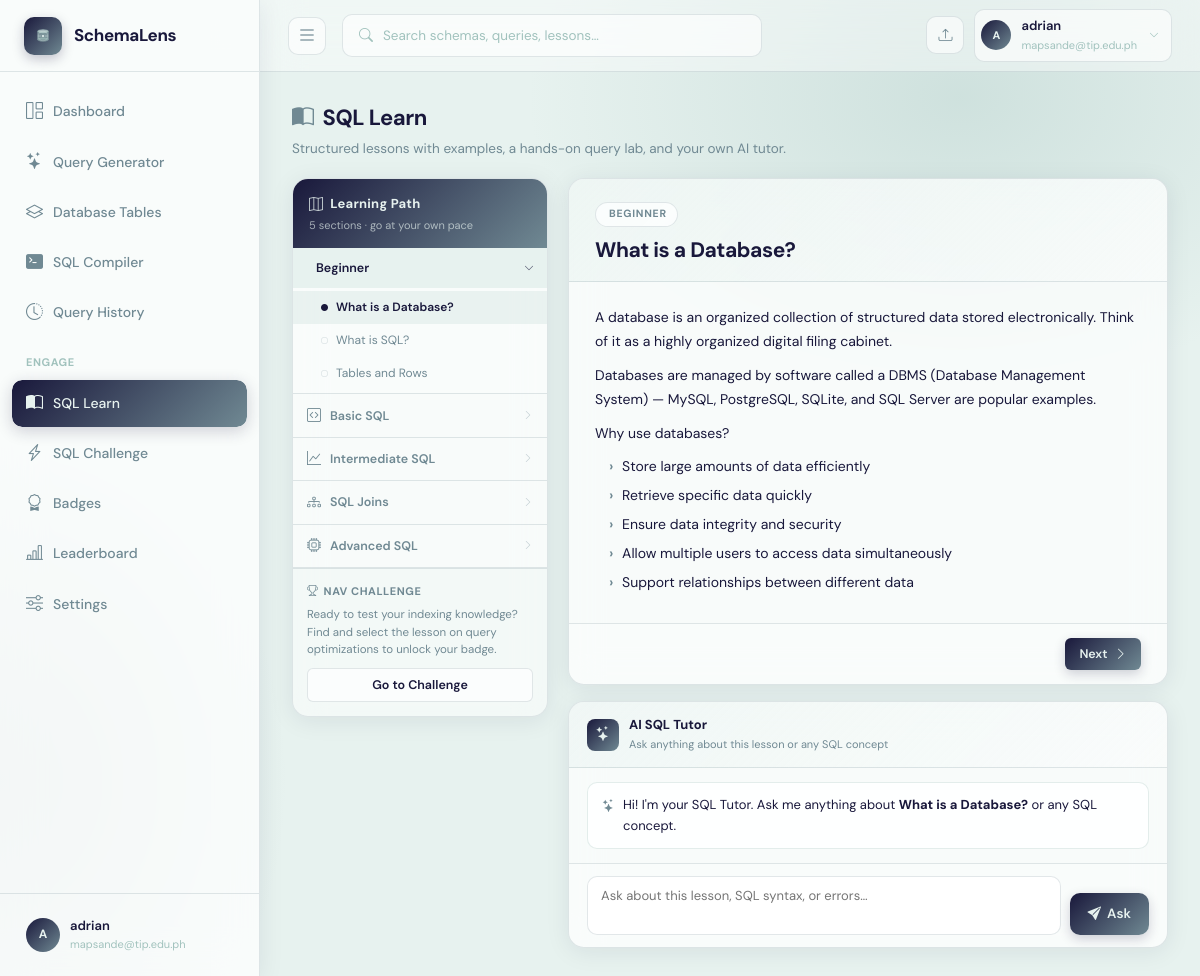
The page /learn (signed in) on the database its author committed.
### app.py (models this page shows)
class User(UserMixin, db.Model):
    __tablename__ = "users"
    id            = db.Column(db.Integer, primary_key=True)
    supabase_uid  = db.Column(db.String(256), unique=True, nullable=True)  # Supabase Auth UID
    name          = db.Column(db.String(120), nullable=False)
    email         = db.Column(db.String(200), unique=True, nullable=False)
    password      = db.Column(db.String(256), nullable=True)  # nullable — Supabase owns credentials
    company       = db.Column(db.String(120), default="")
    role          = db.Column(db.String(80), default="")
    last_active   = db.Column(db.DateTime, nullable=True)
    streak_days   = db.Column(db.Integer, default=0)
    created_at    = db.Column(db.DateTime, default=datetime.datetime.utcnow)
    agreement_accepted    = db.Column(db.Boolean, default=False)
    agreement_accepted_at = db.Column(db.DateTime, nullable=True)
    schemas      = db.relationship("SchemaUpload", backref="owner", lazy=True,
                                   cascade="all, delete-orphan")
    queries      = db.relationship("QueryHistory", backref="owner", lazy=True,
                                   cascade="all, delete-orphan")
    badges       = db.relationship("UserBadge", backref="user", lazy=True,
                                   cascade="all, delete-orphan")
    challenges   = db.relationship("ChallengeAttempt", backref="user", lazy=True,
                                   cascade="all, delete-orphan")

### app.py (the view)
@app.route("/learn")
@login_required
def learn():
    section = request.args.get("section","beginner")
    lesson_id = request.args.get("lesson")
    current_section = SQL_LEARN_LESSONS.get(section, SQL_LEARN_LESSONS["beginner"])
    current_lesson = None
    if lesson_id:
        for l in current_section["lessons"]:
            if l["id"] == lesson_id:
                current_lesson = l
                break
    if not current_lesson and current_section["lessons"]:
        current_lesson = current_section["lessons"][0]
    return render_template("learn.html", sections=SQL_LEARN_LESSONS, current_section_key=section, current_section=current_section, current_lesson=current_lesson)

### app.py (called while the page is built)
@login_manager.user_loader
def load_user(user_id):
    return db.session.get(User, int(user_id))

@app.context_processor
def inject_ai_status():
    return {"ai_vision_available": bool(GEMINI_API_KEY.strip())}

### templates/learn.html (shortened to what this page needs)
{% extends "base.html" %}
{% block content %}
<div class="learn-pg-head fade-in">
  <h1>
    <i class="bi bi-book-half" style="color:var(--primary-mid)"></i>
    SQL Learn
  </h1>
  <p>Structured lessons with examples, a hands-on query lab, and your own AI tutor.</p>
</div>
<div class="learn-layout">
  <div class="learn-sidebar fade-in fade-in-1">
    <div class="learn-sidebar-header">
      <h3><i class="bi bi-map"></i> Learning Path</h3>
      <p>{{ sections|length }} sections · go at your own pace</p>
    </div>
    {% for key, section in sections.items() %}
    <div class="learn-section-group">
      <a href="{{ url_for('learn', section=key) }}" style="text-decoration:none;">
        <div class="learn-section-btn {% if current_section_key == key %}active{% endif %}">
          <i class="bi {{ section.icon }}" style="font-size: 14px; color: var(--section-color);" data-color="{{ section.color }}" style-override="--section-color: {{ section.color }}"></i>
          <span>{{ section.title }}</span>
          <i class="bi bi-chevron-right chevron"></i>
        </div>
      </a>
      {% if current_section_key == key %}
      <div class="learn-lesson-list">
        {% for lesson in section.lessons %}
        <a href="{{ url_for('learn', section=key, lesson=lesson.id) }}"
           class="learn-lesson-item {% if current_lesson and current_lesson.id == lesson.id %}active{% endif %}">
          <i class="bi {% if current_lesson and current_lesson.id == lesson.id %}bi-circle-fill{% else %}bi-circle{% endif %}"></i>
          <span>{{ lesson.title }}</span>
        </a>
        {% endfor %}
      </div>
      {% endif %}
    </div>
    {% endfor %}
    <div class="sidebar-challenge-box">
      <div class="sidebar-challenge-title">
        <i class="bi bi-trophy"></i> Nav Challenge
      </div>
      <div class="sidebar-challenge-text">
        Ready to test your indexing knowledge? Find and select the lesson on query optimizations to unlock your badge.
      </div>
      <a href="{{ url_for('challenge_page') }}" class="btn btn-outline btn-sm" style="width: 100%; text-align: center; justify-content: center; display: flex;">
        Go to Challenge
      </a>
    </div>
  </div>
  <div>
    {% if current_lesson %}
    <div class="lesson-card fade-in fade-in-2">
      <div class="lesson-header">
        <div class="lesson-breadcrumb">
          {{ current_section.title }}
        </div>
        <h2 class="lesson-title">{{ current_lesson.title }}</h2>
      </div>
      <div class="lesson-body">
        <div class="lesson-content">
          {% set content = current_lesson.content %}
          {% for line in content.split('\n') %}
            {% if line.startswith('```') %}
            {% elif line.strip() == '' %}
            {% elif line.startswith('**') and line.endswith('**') %}
              <p><strong>{{ line[2:-2] }}</strong></p>
            {% elif line.startswith('- ') %}
              <p style="padding-left:14px; margin-bottom:5px;">
                <span style="color:var(--primary-mid); font-weight:700; margin-right:5px;">›</span>
                {{ line[2:] | replace('**','<strong>') | replace('**','</strong>') | safe }}
              </p>
            {% else %}
              <p>{{ line | replace('`', '<code>') | replace('`', '</code>') | safe }}</p>
            {% endif %}
          {% endfor %}
        </div>
      </div><div class="lesson-nav">
        {% set lesson_list = current_section.lessons %}
        {% set current_idx = namespace(val=0) %}
        {% for l in lesson_list %}
          {% if l.id == current_lesson.id %}
            {% set current_idx.val = loop.index0 %}
          {% endif %}
        {% endfor %}
        {% if current_idx.val < lesson_list|length - 1 %}
        <a href="{{ url_for('learn', section=current_section_key, lesson=lesson_list[current_idx.val + 1].id) }}"
           class="btn btn-primary btn-sm">
          Next <i class="bi bi-chevron-right"></i>
        </a>
        {% endif %}
      </div>
    </div><div class="tutor-card fade-in fade-in-3">
      <div class="tutor-header">
        <div class="tutor-icon"><i class="bi bi-stars"></i></div>
        <div>
          <div class="tutor-title">AI SQL Tutor</div>
          <div class="tutor-sub">Ask anything about this lesson or any SQL concept</div>
        </div>
      </div>
      <div class="tutor-chat" id="tutorChat">
        <div class="tutor-message tutor-msg-ai">
          <div style="display:flex; align-items:flex-start; gap:8px;">
            <i class="bi bi-stars" style="color:var(--primary-mid); flex-shrink:0; margin-top:2px;"></i>
            <div>
              Hi! I'm your SQL Tutor. Ask me anything about
              <strong>{{ current_lesson.title }}</strong> or any SQL concept.
            </div>
          </div>
        </div>
      </div>
      <div class="tutor-input-row">
        <textarea class="tutor-input" id="tutorInput" rows="2"
          placeholder="Ask about this lesson, SQL syntax, or errors…"
          onkeydown="if(event.key==='Enter'&&!event.shiftKey){event.preventDefault();askTutor();}"></textarea>
        <button class="btn btn-primary" onclick="askTutor()" id="tutorBtn"
          style="padding:9px 18px; height:42px; display:flex; align-items:center; gap:6px; white-space:nowrap;">
          <i class="bi bi-send-fill"></i> Ask
        </button>
      </div>
    </div>
    {% endif %}
  </div>
</div>
{% endblock %}

### templates/base.html (shortened to what this page needs)
<!DOCTYPE html>
<html lang="en">
<head>
  <link href="https://cdn.jsdelivr.net/npm/bootstrap-icons@1.11.3/font/bootstrap-icons.css" rel="stylesheet">
  <link rel="stylesheet" href="https://cdnjs.cloudflare.com/ajax/libs/highlight.js/11.9.0/styles/github-dark.min.css">
</head>
<body>
{% if current_user.is_authenticated %}
<aside class="sidebar" id="appSidebar" aria-label="Main Navigation">
  <div class="sidebar-logo">
    <a href="{{ url_for('dashboard') }}">
      <div class="logo-icon">
      </div>
      <span class="logo-text">SchemaLens</span>
    </a>
  </div>
  <nav class="sidebar-nav">
    <a href="{{ url_for('dashboard') }}" class="nav-item {% if request.endpoint=='dashboard' %}active{% endif %}">
      <i class="bi bi-grid-1x2" aria-hidden="true"></i> <span>Dashboard</span>
    </a>
    <a href="{{ url_for('query_page') }}" class="nav-item {% if request.endpoint=='query_page' %}active{% endif %}">
      <i class="bi bi-stars" aria-hidden="true"></i> <span>Query Generator</span>
    </a>
    <a href="{{ url_for('schemas') }}" class="nav-item {% if request.endpoint in ['schemas','schema_detail'] %}active{% endif %}">
      <i class="bi bi-layers" aria-hidden="true"></i> <span>Database Tables</span>
    </a>
    <a href="{{ url_for('sql_compiler') }}" class="nav-item {% if request.endpoint=='sql_compiler' %}active{% endif %}">
      <i class="bi bi-terminal-fill" aria-hidden="true"></i> <span>SQL Compiler</span>
    </a>
    <a href="{{ url_for('history') }}" class="nav-item {% if request.endpoint=='history' %}active{% endif %}">
      <i class="bi bi-clock-history" aria-hidden="true"></i> <span>Query History</span>
    </a>
    <div class="nav-section">Engage</div>
       <a href="{{ url_for('learn') }}" class="nav-item {% if request.endpoint=='learn' %}active{% endif %}">
      <i class="bi bi-book-half" aria-hidden="true"></i> <span>SQL Learn</span>
    </a>
    <a href="{{ url_for('challenge_page') }}" class="nav-item {% if request.endpoint=='challenge_page' %}active{% endif %}">
      <i class="bi bi-lightning-charge" aria-hidden="true"></i> <span>SQL Challenge</span>
    </a>
    <a href="{{ url_for('badges_page') }}"    class="nav-item {% if request.endpoint=='badges_page' %}active{% endif %}">
      <i class="bi bi-award" aria-hidden="true"></i> <span>Badges</span>
    </a>
    <a href="{{ url_for('leaderboard') }}"    class="nav-item {% if request.endpoint=='leaderboard' %}active{% endif %}">
      <i class="bi bi-bar-chart-line" aria-hidden="true"></i> <span>Leaderboard</span>
    </a>
    <a href="{{ url_for('settings') }}" class="nav-item {% if request.endpoint=='settings' %}active{% endif %}">
      <i class="bi bi-sliders" aria-hidden="true"></i> <span>Settings</span>
    </a>
  </nav>
  <div class="sidebar-footer">
   <a href="{{ url_for('settings')}}" class="user-dropdown-wrapper" style="text-decoration: none; color: inherit;" aria-haspopup="true" aria-label="User Profile and Settings">
      <div class="user-row" tabindex="0" aria-label="User Profile Summary">
        <div class="user-avatar">{{ current_user.name[0].upper() }}</div>
        <div>
          <div class="user-name">{{ current_user.name }}</div>
          <div class="user-email">{{ current_user.email[:26] }}{% if current_user.email|length > 26 %}…{% endif %}</div>
        </div>
      </div>
    </a>
  </div>
</aside>
<header class="topbar">
  <button class="icon-btn" id="sidebarToggleBtn" onclick="toggleSidebar()" aria-label="Toggle Sidebar" aria-controls="appSidebar">
    <i class="bi bi-list" style="font-size: 20px;"></i>
  </button>
<div class="search-box" style="position:relative;" id="searchBoxWrapper">
    <i class="bi bi-search" aria-hidden="true" id="searchIcon"></i>
    <input
      type="text"
      id="globalSearchInput"
      placeholder="Search schemas, queries, lessons…"
      autocomplete="off"
      autocorrect="off"
      spellcheck="false"
      aria-label="Global Search"
      aria-autocomplete="list"
      aria-controls="searchDropdown"
      aria-expanded="false"
      role="combobox"
    >
  </div>
  <div class="topbar-right">
    <a href="{{ url_for('schemas') }}" class="icon-btn" title="Upload Schema" aria-label="Upload Schema"><i class="bi bi-upload"></i></a>
    <div class="user-dropdown-wrapper">
      <div class="topbar-user" id="topbarUserBtn" tabindex="0" role="button" aria-haspopup="true" aria-expanded="false" aria-label="User Menu">
        <div class="user-avatar" style="width:30px;height:30px;font-size:11px;">{{ current_user.name[0].upper() }}</div>
        <div>
          <div class="name">{{ current_user.name }}</div>
          <div class="email">{{ current_user.email[:22] }}{% if current_user.email|length>22 %}…{% endif %}</div>
        </div>
        <i class="bi bi-chevron-down" style="font-size:10px;color:var(--text-xs);margin-left:2px;" aria-hidden="true"></i>
      </div>
    </div>
  </div>
</header>
<div class="main">
  <div class="page">
    {% block content %}{% endblock %}
  </div>
</div>
{% else %}
{% block auth_content %}{% endblock %}
{% endif %}
</body>
</html>

### rows shown on the page
User: name "A", name "adrian", email "mapsande@tip.edu.ph"

### other values the page prints
{{ sections|length }} "5"
{{ section.title }} "Beginner" "Basic SQL" "Intermediate SQL" "SQL Joins" "Advanced SQL"
{{ lesson.title }} "What is a Database?" "What is SQL?" "Tables and Rows"
{{ current_section.title }} "BEGINNER"
{{ current_lesson.title }} "What is a Database?"
{{ line | replace('`', '<code>') | replace('`', '</code>') | safe }} "A database is an organized collection of structured data stored electronically. Think of it as a highly organized digital filing cabinet." "Databases are managed by software called a DBMS (Database Management System) — MySQL, PostgreSQL, SQLite, and SQL Server are popular examples." "Why use databases?"
{{ line[2:] | replace('**','<strong>') | replace('**','</strong>') | safe }} "Store large amounts of data efficiently" "Retrieve specific data quickly" "Ensure data integrity and security" "Allow multiple users to access data simultaneously" "Support relationships between different data"
